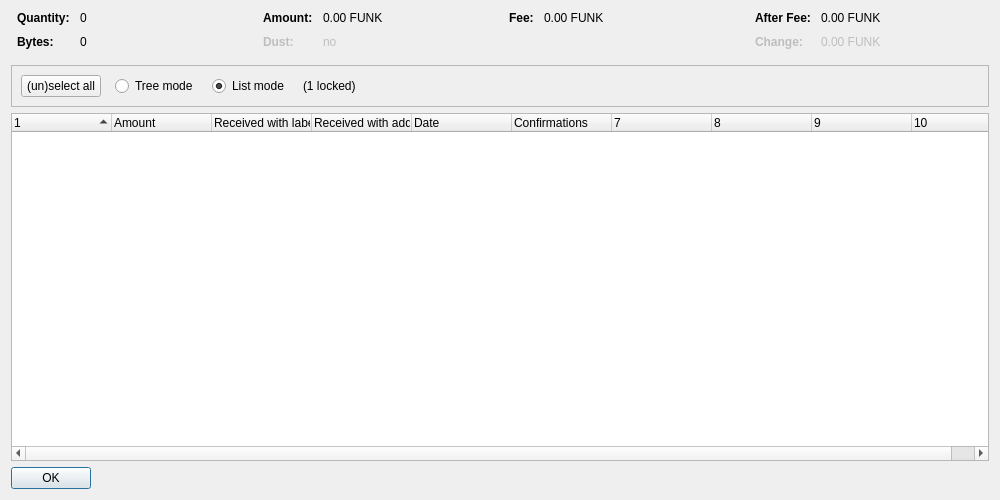
<?xml version="1.0" encoding="UTF-8"?>
<ui version="4.0">
 <class>CoinControlDialog</class>
 <widget class="QDialog" name="CoinControlDialog">
  <property name="geometry">
   <rect>
    <x>0</x>
    <y>0</y>
    <width>1000</width>
    <height>500</height>
   </rect>
  </property>
  <property name="windowTitle">
   <string>Coin Selection</string>
  </property>
  <layout class="QVBoxLayout" name="verticalLayout">
   <item>
    <layout class="QHBoxLayout" name="horizontalLayoutTop" stretch="0,0,0,0">
     <property name="topMargin">
      <number>0</number>
     </property>
     <property name="bottomMargin">
      <number>10</number>
     </property>
     <item>
      <layout class="QFormLayout" name="formLayoutCoinControl1">
       <property name="horizontalSpacing">
        <number>10</number>
       </property>
       <property name="verticalSpacing">
        <number>10</number>
       </property>
       <property name="leftMargin">
        <number>6</number>
       </property>
       <property name="rightMargin">
        <number>6</number>
       </property>
       <item row="0" column="0">
        <widget class="QLabel" name="labelCoinControlQuantityText">
         <property name="font">
          <font>
           <weight>75</weight>
           <bold>true</bold>
          </font>
         </property>
         <property name="text">
          <string>Quantity:</string>
         </property>
        </widget>
       </item>
       <item row="0" column="1">
        <widget class="QLabel" name="labelCoinControlQuantity">
         <property name="cursor">
          <cursorShape>IBeamCursor</cursorShape>
         </property>
         <property name="contextMenuPolicy">
          <enum>Qt::ActionsContextMenu</enum>
         </property>
         <property name="text">
          <string notr="true">0</string>
         </property>
         <property name="textInteractionFlags">
          <set>Qt::LinksAccessibleByMouse|Qt::TextSelectableByKeyboard|Qt::TextSelectableByMouse</set>
         </property>
        </widget>
       </item>
       <item row="1" column="0">
        <widget class="QLabel" name="labelCoinControlBytesText">
         <property name="font">
          <font>
           <weight>75</weight>
           <bold>true</bold>
          </font>
         </property>
         <property name="text">
          <string>Bytes:</string>
         </property>
        </widget>
       </item>
       <item row="1" column="1">
        <widget class="QLabel" name="labelCoinControlBytes">
         <property name="cursor">
          <cursorShape>IBeamCursor</cursorShape>
         </property>
         <property name="contextMenuPolicy">
          <enum>Qt::ActionsContextMenu</enum>
         </property>
         <property name="text">
          <string notr="true">0</string>
         </property>
         <property name="textInteractionFlags">
          <set>Qt::LinksAccessibleByMouse|Qt::TextSelectableByKeyboard|Qt::TextSelectableByMouse</set>
         </property>
        </widget>
       </item>
      </layout>
     </item>
     <item>
      <layout class="QFormLayout" name="formLayoutCoinControl2">
       <property name="horizontalSpacing">
        <number>10</number>
       </property>
       <property name="verticalSpacing">
        <number>10</number>
       </property>
       <property name="leftMargin">
        <number>6</number>
       </property>
       <property name="rightMargin">
        <number>6</number>
       </property>
       <item row="0" column="0">
        <widget class="QLabel" name="labelCoinControlAmountText">
         <property name="font">
          <font>
           <weight>75</weight>
           <bold>true</bold>
          </font>
         </property>
         <property name="text">
          <string>Amount:</string>
         </property>
        </widget>
       </item>
       <item row="0" column="1">
        <widget class="QLabel" name="labelCoinControlAmount">
         <property name="cursor">
          <cursorShape>IBeamCursor</cursorShape>
         </property>
         <property name="contextMenuPolicy">
          <enum>Qt::ActionsContextMenu</enum>
         </property>
         <property name="text">
          <string notr="true">0.00 FUNK</string>
         </property>
         <property name="textInteractionFlags">
          <set>Qt::LinksAccessibleByMouse|Qt::TextSelectableByKeyboard|Qt::TextSelectableByMouse</set>
         </property>
        </widget>
       </item>
       <item row="1" column="0">
        <widget class="QLabel" name="labelCoinControlLowOutputText">
         <property name="enabled">
          <bool>false</bool>
         </property>
         <property name="font">
          <font>
           <weight>75</weight>
           <bold>true</bold>
          </font>
         </property>
         <property name="text">
          <string>Dust:</string>
         </property>
        </widget>
       </item>
       <item row="1" column="1">
        <widget class="QLabel" name="labelCoinControlLowOutput">
         <property name="enabled">
          <bool>false</bool>
         </property>
         <property name="cursor">
          <cursorShape>IBeamCursor</cursorShape>
         </property>
         <property name="contextMenuPolicy">
          <enum>Qt::ActionsContextMenu</enum>
         </property>
         <property name="text">
          <string notr="true">no</string>
         </property>
         <property name="textInteractionFlags">
          <set>Qt::LinksAccessibleByMouse|Qt::TextSelectableByKeyboard|Qt::TextSelectableByMouse</set>
         </property>
        </widget>
       </item>
      </layout>
     </item>
     <item>
      <layout class="QFormLayout" name="formLayoutCoinControl3">
       <property name="horizontalSpacing">
        <number>10</number>
       </property>
       <property name="verticalSpacing">
        <number>10</number>
       </property>
       <property name="leftMargin">
        <number>6</number>
       </property>
       <property name="rightMargin">
        <number>6</number>
       </property>
       <item row="0" column="0">
        <widget class="QLabel" name="labelCoinControlFeeText">
         <property name="font">
          <font>
           <weight>75</weight>
           <bold>true</bold>
          </font>
         </property>
         <property name="text">
          <string>Fee:</string>
         </property>
        </widget>
       </item>
       <item row="0" column="1">
        <widget class="QLabel" name="labelCoinControlFee">
         <property name="cursor">
          <cursorShape>IBeamCursor</cursorShape>
         </property>
         <property name="contextMenuPolicy">
          <enum>Qt::ActionsContextMenu</enum>
         </property>
         <property name="text">
          <string notr="true">0.00 FUNK</string>
         </property>
         <property name="textInteractionFlags">
          <set>Qt::LinksAccessibleByMouse|Qt::TextSelectableByKeyboard|Qt::TextSelectableByMouse</set>
         </property>
        </widget>
       </item>
      </layout>
     </item>
     <item>
      <layout class="QFormLayout" name="formLayoutCoinControl4">
       <property name="horizontalSpacing">
        <number>10</number>
       </property>
       <property name="verticalSpacing">
        <number>10</number>
       </property>
       <property name="leftMargin">
        <number>6</number>
       </property>
       <property name="rightMargin">
        <number>6</number>
       </property>
       <item row="0" column="0">
        <widget class="QLabel" name="labelCoinControlAfterFeeText">
         <property name="font">
          <font>
           <weight>75</weight>
           <bold>true</bold>
          </font>
         </property>
         <property name="text">
          <string>After Fee:</string>
         </property>
        </widget>
       </item>
       <item row="0" column="1">
        <widget class="QLabel" name="labelCoinControlAfterFee">
         <property name="cursor">
          <cursorShape>IBeamCursor</cursorShape>
         </property>
         <property name="contextMenuPolicy">
          <enum>Qt::ActionsContextMenu</enum>
         </property>
         <property name="text">
          <string notr="true">0.00 FUNK</string>
         </property>
         <property name="textInteractionFlags">
          <set>Qt::LinksAccessibleByMouse|Qt::TextSelectableByKeyboard|Qt::TextSelectableByMouse</set>
         </property>
        </widget>
       </item>
       <item row="1" column="0">
        <widget class="QLabel" name="labelCoinControlChangeText">
         <property name="enabled">
          <bool>false</bool>
         </property>
         <property name="font">
          <font>
           <weight>75</weight>
           <bold>true</bold>
          </font>
         </property>
         <property name="text">
          <string>Change:</string>
         </property>
        </widget>
       </item>
       <item row="1" column="1">
        <widget class="QLabel" name="labelCoinControlChange">
         <property name="enabled">
          <bool>false</bool>
         </property>
         <property name="cursor">
          <cursorShape>IBeamCursor</cursorShape>
         </property>
         <property name="contextMenuPolicy">
          <enum>Qt::ActionsContextMenu</enum>
         </property>
         <property name="text">
          <string notr="true">0.00 FUNK</string>
         </property>
         <property name="textInteractionFlags">
          <set>Qt::LinksAccessibleByMouse|Qt::TextSelectableByKeyboard|Qt::TextSelectableByMouse</set>
         </property>
        </widget>
       </item>
      </layout>
     </item>
    </layout>
   </item>
   <item>
    <widget class="QFrame" name="frame">
     <property name="minimumSize">
      <size>
       <width>0</width>
       <height>40</height>
      </size>
     </property>
     <property name="frameShape">
      <enum>QFrame::StyledPanel</enum>
     </property>
     <property name="frameShadow">
      <enum>QFrame::Sunken</enum>
     </property>
     <layout class="QHBoxLayout" name="horizontalLayout">
      <item>
       <layout class="QHBoxLayout" name="horizontalLayoutPanel" stretch="0,0,0,0,0">
        <property name="spacing">
         <number>14</number>
        </property>
        <item>
         <widget class="QPushButton" name="pushButtonSelectAll">
          <property name="sizePolicy">
           <sizepolicy hsizetype="Maximum" vsizetype="Fixed">
            <horstretch>0</horstretch>
            <verstretch>0</verstretch>
           </sizepolicy>
          </property>
          <property name="text">
           <string>(un)select all</string>
          </property>
          <property name="autoDefault">
           <bool>false</bool>
          </property>
         </widget>
        </item>
        <item>
         <widget class="QRadioButton" name="radioTreeMode">
          <property name="sizePolicy">
           <sizepolicy hsizetype="Maximum" vsizetype="Fixed">
            <horstretch>0</horstretch>
            <verstretch>0</verstretch>
           </sizepolicy>
          </property>
          <property name="text">
           <string>Tree mode</string>
          </property>
         </widget>
        </item>
        <item>
         <widget class="QRadioButton" name="radioListMode">
          <property name="sizePolicy">
           <sizepolicy hsizetype="Maximum" vsizetype="Fixed">
            <horstretch>0</horstretch>
            <verstretch>0</verstretch>
           </sizepolicy>
          </property>
          <property name="text">
           <string>List mode</string>
          </property>
          <property name="checked">
           <bool>true</bool>
          </property>
         </widget>
        </item>
        <item>
         <widget class="QLabel" name="labelLocked">
          <property name="text">
           <string notr="true">(1 locked)</string>
          </property>
         </widget>
        </item>
        <item>
         <spacer name="horizontalSpacer">
          <property name="orientation">
           <enum>Qt::Horizontal</enum>
          </property>
          <property name="sizeHint" stdset="0">
           <size>
            <width>40</width>
            <height>20</height>
           </size>
          </property>
         </spacer>
        </item>
       </layout>
      </item>
     </layout>
    </widget>
   </item>
   <item>
    <widget class="CoinControlTreeWidget" name="treeWidget">
     <property name="contextMenuPolicy">
      <enum>Qt::CustomContextMenu</enum>
     </property>
     <property name="sortingEnabled">
      <bool>false</bool>
     </property>
     <property name="columnCount">
      <number>10</number>
     </property>
     <attribute name="headerShowSortIndicator" stdset="0">
      <bool>true</bool>
     </attribute>
     <attribute name="headerStretchLastSection">
      <bool>false</bool>
     </attribute>
     <column>
      <property name="text">
       <string/>
      </property>
     </column>
     <column>
      <property name="text">
       <string>Amount</string>
      </property>
     </column>
     <column>
      <property name="text">
       <string>Received with label</string>
      </property>
     </column>
     <column>
      <property name="text">
       <string>Received with address</string>
      </property>
     </column>
     <column>
      <property name="text">
       <string>Date</string>
      </property>
     </column>
     <column>
      <property name="text">
       <string>Confirmations</string>
      </property>
      <property name="toolTip">
       <string>Confirmed</string>
      </property>
     </column>
     <column>
      <property name="text">
       <string/>
      </property>
     </column>
     <column>
      <property name="text">
       <string/>
      </property>
     </column>
     <column>
      <property name="text">
       <string/>
      </property>
     </column>
     <column>
      <property name="text">
       <string/>
      </property>
     </column>
    </widget>
   </item>
   <item>
    <widget class="QDialogButtonBox" name="buttonBox">
     <property name="sizePolicy">
      <sizepolicy hsizetype="Maximum" vsizetype="Fixed">
       <horstretch>0</horstretch>
       <verstretch>0</verstretch>
      </sizepolicy>
     </property>
     <property name="orientation">
      <enum>Qt::Horizontal</enum>
     </property>
     <property name="standardButtons">
      <set>QDialogButtonBox::Ok</set>
     </property>
    </widget>
   </item>
  </layout>
 </widget>
 <customwidgets>
  <customwidget>
   <class>CoinControlTreeWidget</class>
   <extends>QTreeWidget</extends>
   <header>coincontroltreewidget.h</header>
  </customwidget>
 </customwidgets>
 <resources/>
 <connections/>
</ui>
